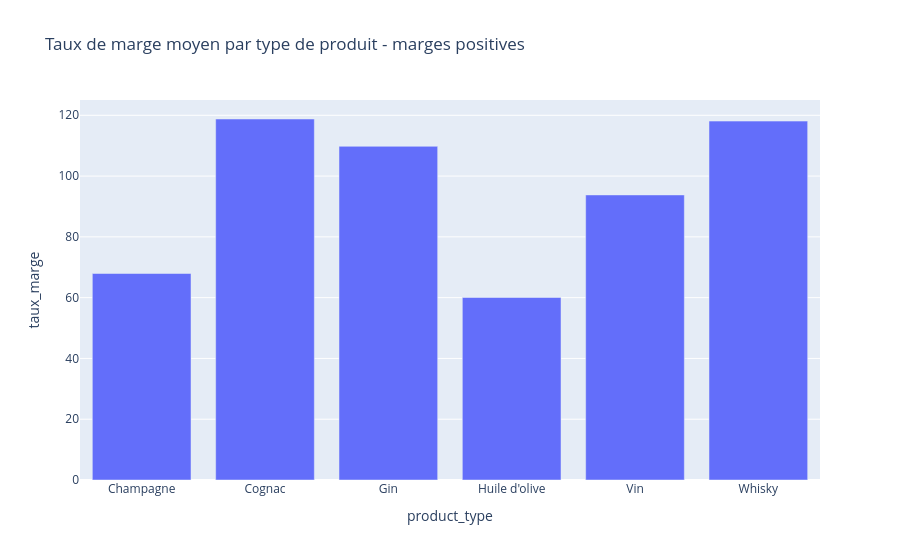

Notebook code for this chart:
### Code cell
#Création d'un dataframe avec le taux de marge moyen par type de produit

# Regrouper les produits ayant une marge positive par catégorie
# et calculer le taux de marge moyen pour chacune d'elles
df_marge_moyenne = (
    df_taux_positifs
    .groupby("product_type")["taux_marge"]
    .mean()
)

#Affichage dans un graphique du taux de marge par type de produit

# Remettre le résultat sous forme de DataFrame
# pour pouvoir utiliser les colonnes dans le graphique
df_marge_moyenne = df_marge_moyenne.reset_index()

# Comparer visuellement le taux de marge moyen
# entre les différents types de produits
fig = px.bar(
    df_marge_moyenne,
    x="product_type",
    y="taux_marge",
    title="Taux de marge moyen par type de produit - marges positives"
)

fig.show()

# Interprétation :
# Le taux de marge moyen varie selon le type de produit.
# Le Cognac et le Whisky présentent les taux moyens les plus élevés.
# L'Huile d'olive présente le taux de marge moyen le plus faible.
# Le produit avec une marge négative a été analysé séparément
# et n'est donc pas inclus dans ces moyennes.

### Figure 1 — Plotly figure (JSON) as saved in the notebook; plotly's stock layout.template omitted (floating-point values rounded to 4 significant figures)
{"data": [{"hovertemplate": "product_type=%{x}<br>taux_marge=%{y}<extra></extra>", "legendgroup": "", "marker": {"color": "#636efa", "pattern": {"shape": ""}}, "name": "", "orientation": "v", "showlegend": false, "textposition": "auto", "type": "bar", "x": ["Champagne", "Cognac", "Gin", "Huile d'olive", "Vin", "Whisky"], "xaxis": "x", "y": [67.95, 118.8, 109.8, 60.07, 93.8, 118.1], "yaxis": "y"}], "layout": {"barmode": "relative", "legend": {"tracegroupgap": 0}, "title": {"text": "Taux de marge moyen par type de produit - marges positives"}, "xaxis": {"anchor": "y", "domain": [0, 1], "title": {"text": "product_type"}}, "yaxis": {"anchor": "x", "domain": [0, 1], "title": {"text": "taux_marge"}}}}
